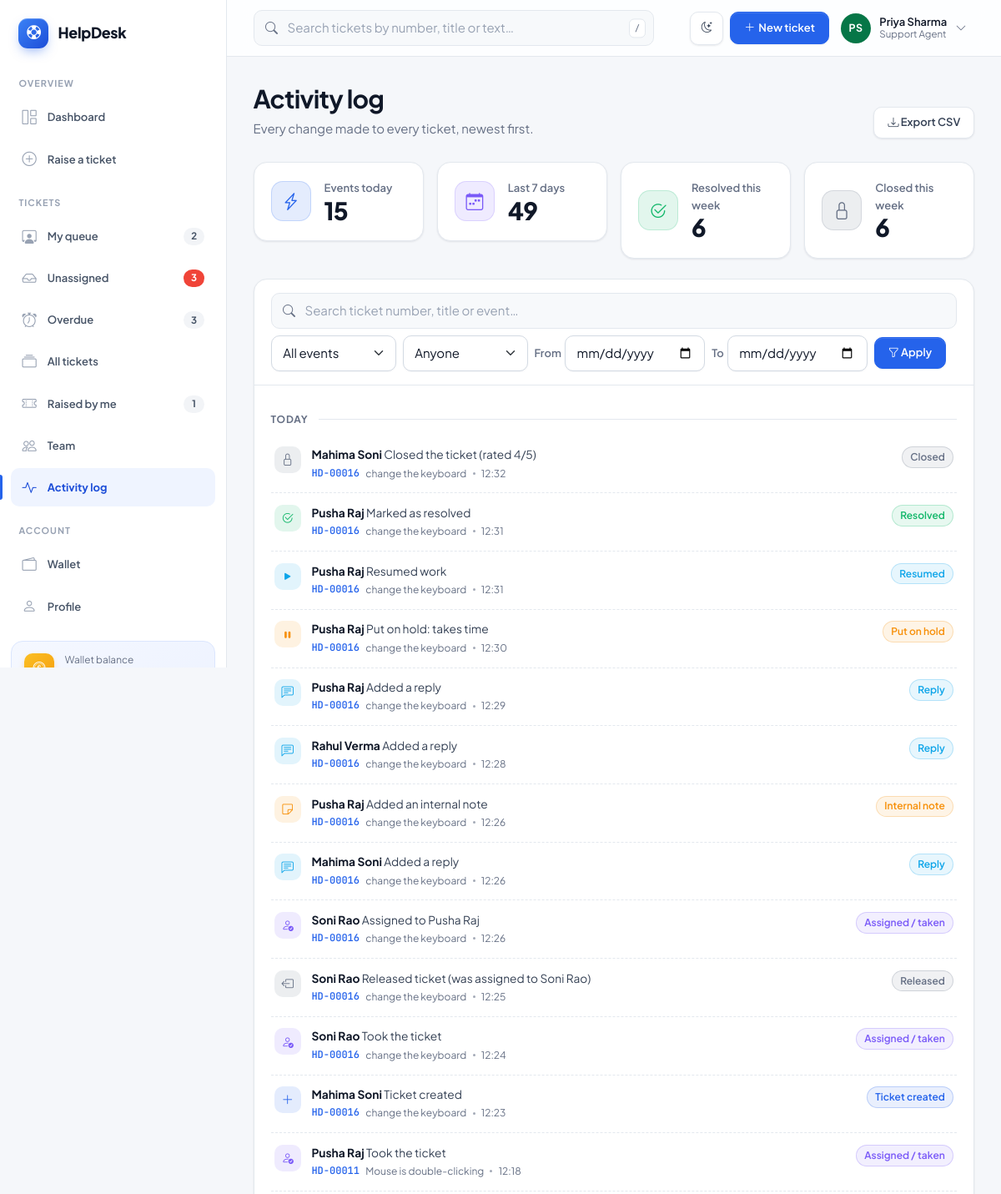
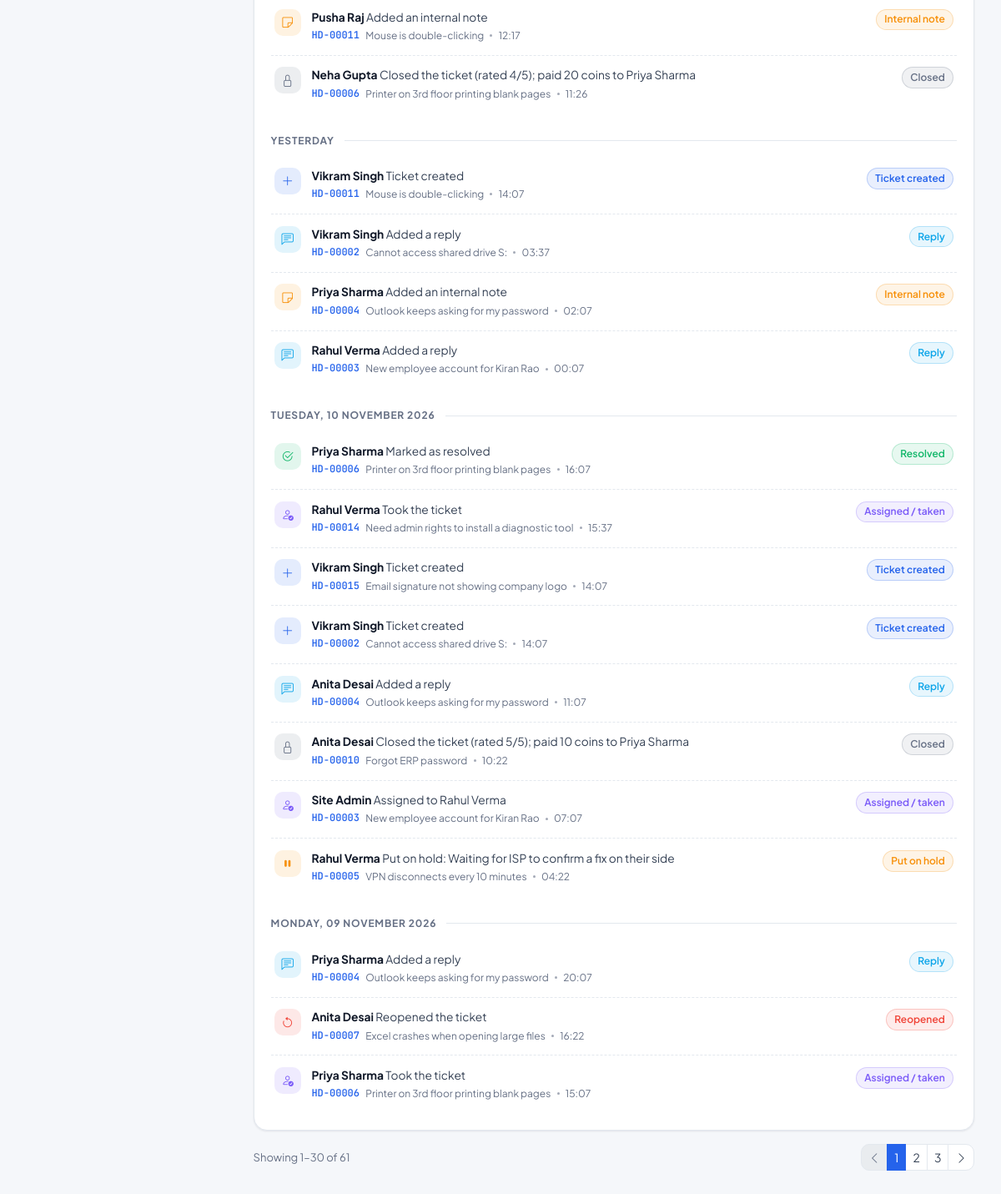
Page /activity/ (signed in) on the committed database (2 pictures, top to bottom).
### myapp/models.py (models this page shows, shortened)
class UserProfile(models.Model):
    ROLE_CUSTOMER = 'customer'
    ROLE_AGENT = 'agent'
    ROLE_ADMIN = 'admin'
    ROLE_CHOICES = [
        (ROLE_CUSTOMER, 'Customer'),
        (ROLE_AGENT, 'Support Agent'),
        (ROLE_ADMIN, 'Administrator'),
    ]
    user = models.OneToOneField(User, on_delete=models.CASCADE, related_name='profile')
    role = models.CharField(max_length=20, choices=ROLE_CHOICES, default=ROLE_CUSTOMER)
    phone = models.CharField(max_length=20, blank=True)
    department = models.CharField(max_length=100, blank=True)
    address = models.CharField(max_length=200, blank=True)
    city = models.CharField(max_length=100, blank=True)
    state = models.CharField(max_length=100, blank=True)
    @property
    def is_staff_member(self):
        return self.role in (self.ROLE_AGENT, self.ROLE_ADMIN) or self.user.is_superuser

class TicketActivity(models.Model):
    ticket = models.ForeignKey(Ticket, on_delete=models.CASCADE, related_name='activities')
    actor = models.ForeignKey(User, on_delete=models.SET_NULL, null=True, related_name='ticket_activities')
    message = models.CharField(max_length=255)
    created_at = models.DateTimeField(auto_now_add=True)
    class Meta:
        ordering = ['-created_at']
        verbose_name_plural = 'ticket activities'

class Ticket(models.Model):
    STATUS_OPEN = 'open'
    STATUS_IN_PROGRESS = 'in_progress'
    STATUS_ON_HOLD = 'on_hold'
    STATUS_RESOLVED = 'resolved'
    STATUS_CLOSED = 'closed'
    STATUS_REOPENED = 'reopened'
    STATUS_CHOICES = [
        (STATUS_OPEN, 'Open'),
        (STATUS_IN_PROGRESS, 'In Progress'),
        (STATUS_ON_HOLD, 'On Hold'),
        (STATUS_RESOLVED, 'Resolved'),
        (STATUS_CLOSED, 'Closed'),
        (STATUS_REOPENED, 'Reopened'),
    ]
    ACTIVE_STATUSES = (STATUS_OPEN, STATUS_IN_PROGRESS, STATUS_ON_HOLD, STATUS_REOPENED)
    PRIORITY_LOW = 'low'
    PRIORITY_MEDIUM = 'medium'
    PRIORITY_HIGH = 'high'
    PRIORITY_URGENT = 'urgent'
    PRIORITY_CHOICES = [
        (PRIORITY_LOW, 'Low'),
        (PRIORITY_MEDIUM, 'Medium'),
        (PRIORITY_HIGH, 'High'),
        (PRIORITY_URGENT, 'Urgent'),
    ]
    STATUS_BADGES = {
        STATUS_OPEN: 'primary',
        STATUS_IN_PROGRESS: 'info',
        STATUS_ON_HOLD: 'warning',
        STATUS_RESOLVED: 'success',
        STATUS_CLOSED: 'secondary',
        STATUS_REOPENED: 'danger',
    }
    PRIORITY_BADGES = {
        PRIORITY_LOW: 'secondary',
        PRIORITY_MEDIUM: 'info',
        PRIORITY_HIGH: 'warning',
        PRIORITY_URGENT: 'danger',
    }
    title = models.CharField(max_length=150)
    description = models.TextField()
    category = models.ForeignKey(Category, on_delete=models.SET_NULL, null=True, blank=True, related_name='tickets')
    priority = models.CharField(max_length=10, choices=PRIORITY_CHOICES, default=PRIORITY_MEDIUM)
    status = models.CharField(max_length=20, choices=STATUS_CHOICES, default=STATUS_OPEN)
    created_by = models.ForeignKey(User, on_delete=models.CASCADE, related_name='tickets_created')
    assigned_to = models.ForeignKey(
        User, on_delete=models.SET_NULL, null=True, blank=True, related_name='tickets_assigned'
    )
    due_date = models.DateField(null=True, blank=True)
    reward = models.PositiveIntegerField(
        default=0, help_text='Coins paid to the agent when the requester closes the ticket.'
    )
    attachment = models.FileField(upload_to='ticket_attachments/', blank=True, validators=[validate_attachment])
    resolution = models.TextField(blank=True)
    rating = models.PositiveSmallIntegerField(
        null=True, blank=True, validators=[MinValueValidator(1), MaxValueValidator(5)]
    )
    feedback = models.TextField(blank=True)
    created_at = models.DateTimeField(auto_now_add=True)
    updated_at = models.DateTimeField(auto_now=True)
    resolved_at = models.DateTimeField(null=True, blank=True)
    closed_at = models.DateTimeField(null=True, blank=True)
    class Meta:
        ordering = ['-created_at']
    @property
    def number(self):
        return f'HD-{self.pk:05d}' if self.pk else 'HD-NEW'

### myapp/views.py (the view, shortened to what this page needs)
# urls.py: path('activity/', views.activity_log, name='activity_log'),
@login_required
def activity_log(request):
    user = request.user
    staff = is_staff_member(user)
    activities = TicketActivity.objects.select_related('ticket', 'actor')
    if not staff:
        activities = activities.filter(ticket__created_by=user).exclude(kind_q('note'))
    form = ActivityFilterForm(request.GET or None, staff=staff)
    if staff and request.GET.get('export') == 'csv':
        return export_activity_csv(activities)
    today = timezone.localdate()
    base = TicketActivity.objects.all() if staff else TicketActivity.objects.filter(ticket__created_by=user)
    stats = {
        'today': base.filter(created_at__gte=timezone.make_aware(datetime.combine(today, time.min))).count(),
        'week': base.filter(created_at__gte=timezone.make_aware(datetime.combine(today - timedelta(days=6), time.min))).count(),
        'resolved_week': base.filter(kind_q('resolved'), created_at__gte=timezone.make_aware(datetime.combine(today - timedelta(days=6), time.min))).count(),
        'closed_week': base.filter(kind_q('closed'), created_at__gte=timezone.make_aware(datetime.combine(today - timedelta(days=6), time.min))).count(),
    }
    page = Paginator(activities, 30).get_page(request.GET.get('page'))
    query = request.GET.copy()
    query.pop('page', None)
    query.pop('export', None)
    return render(request, 'activity/list.html', {
        'form': form, 'page': page, 'query': query.urlencode(), 'stats': stats,
        'has_filters': any(request.GET.get(k) for k in ('q', 'kind', 'actor', 'date_from', 'date_to')),
    })

### myapp/forms.py (shortened to what this page needs)
class ActivityFilterForm(BootstrapMixin, forms.Form):
    q = forms.CharField(required=False, widget=forms.TextInput(attrs={'placeholder': 'Search ticket number, title or event…'}))
    kind = forms.ChoiceField(choices=[('', 'All events')] + KIND_CHOICES, required=False)
    actor = forms.ModelChoiceField(queryset=User.objects.none(), required=False, empty_label='Anyone')
    date_from = forms.DateField(required=False, widget=forms.DateInput(attrs={'type': 'date'}, format='%Y-%m-%d'))
    date_to = forms.DateField(required=False, widget=forms.DateInput(attrs={'type': 'date'}, format='%Y-%m-%d'))
    def __init__(self, *args, staff=False, **kwargs):
        super().__init__(*args, **kwargs)
        if staff:
            self.fields['actor'].queryset = User.objects.filter(ticket_activities__isnull=False).distinct().order_by('first_name', 'username')
            self.fields['actor'].label_from_instance = lambda u: u.get_full_name() or u.username
        else:
            self.fields.pop('actor')
            self.fields['kind'].choices = [c for c in self.fields['kind'].choices if c[0] != 'note']

### myapp/activity.py (called while the page is built)
def kind_of(message):
    for key, label, icon, tone, prefixes in KINDS:
        if any(message.startswith(p) for p in prefixes):
            return {'key': key, 'label': label, 'icon': icon, 'tone': tone}
    return _OTHER

def kind_q(key):
    q = Q()
    for prefix in _BY_KEY[key][4]:
        q |= Q(message__startswith=prefix)
    return q

### myapp/context_processors.py (called while the page is built)
def asset_version():
    try:
        return str(int(max((STATIC_DIR / name).stat().st_mtime for name in ('app.css', 'app.js'))))
    except OSError:
        return '1'

### myapp/forms.py (called while the page is built)
    def full_clean(self):
        super().full_clean()
        for name in self.errors:
            if name in self.fields:
                widget = self.fields[name].widget
                widget.attrs['class'] = f"{widget.attrs.get('class', '')} is-invalid".strip()

### myapp/permissions.py (called while the page is built)
def get_profile(user):
    try:
        return user.profile
    except UserProfile.DoesNotExist:
        role = UserProfile.ROLE_ADMIN if user.is_superuser else UserProfile.ROLE_CUSTOMER
        profile, _ = UserProfile.objects.get_or_create(user=user, defaults={'role': role})
        return profile

def get_wallet(user):
    wallet, _ = Account.objects.get_or_create(user=user)
    return wallet

def is_admin(user):
    return user.is_authenticated and (user.is_superuser or get_profile(user).role == UserProfile.ROLE_ADMIN)

### myapp/templatetags/helpdesk.py (called while the page is built)
@register.filter
def activity_kind(message):
    return kind_of(message or '')

### myapp/templates/activity/list.html (shortened to what this page needs)
{% extends 'base.html' %}
{% load helpdesk humanize %}
{% block content %}
<div class="page-header">
  <div>
    <h1>Activity log</h1>
    <p class="subtitle">{% if is_staff_member %}Every change made to every ticket, newest first.{% else %}Everything that has happened on your tickets, newest first.{% endif %}</p>
  </div>
  {% if is_staff_member %}
    <a href="?{% if query %}{{ query }}&{% endif %}export=csv" class="btn btn-light-subtle"><i class="bi bi-download"></i> Export CSV</a>
  {% endif %}
</div>
<div class="row g-3 mb-4">
  <div class="col-6 col-xl-3"><div class="card"><div class="stat">
    <span class="stat-icon tone-primary"><i class="bi bi-lightning-charge"></i></span>
    <div><div class="stat-label">Events today</div><div class="stat-value">{{ stats.today }}</div></div>
  </div></div></div>
  <div class="col-6 col-xl-3"><div class="card"><div class="stat">
    <span class="stat-icon tone-violet"><i class="bi bi-calendar-week"></i></span>
    <div><div class="stat-label">Last 7 days</div><div class="stat-value">{{ stats.week }}</div></div>
  </div></div></div>
  <div class="col-6 col-xl-3"><div class="card"><div class="stat">
    <span class="stat-icon tone-success"><i class="bi bi-check2-circle"></i></span>
    <div><div class="stat-label">Resolved this week</div><div class="stat-value">{{ stats.resolved_week }}</div></div>
  </div></div></div>
  <div class="col-6 col-xl-3"><div class="card"><div class="stat">
    <span class="stat-icon tone-slate"><i class="bi bi-lock"></i></span>
    <div><div class="stat-label">Closed this week</div><div class="stat-value">{{ stats.closed_week }}</div></div>
  </div></div></div>
</div>
<div class="card">
  <form method="get" class="card-header flex-wrap gap-2" novalidate>
    <div class="topbar-search flex-grow-1" style="min-width: 220px; max-width: none">
      {{ form.q }}
    </div>
    <div class="d-flex flex-wrap align-items-center gap-2 filter-controls">
      {{ form.kind }}
      {% if form.actor %}{{ form.actor }}{% endif %}
      <div class="d-flex align-items-center gap-1 date-range">
        <label for="{{ form.date_from.id_for_label }}" class="small text-muted">From</label>{{ form.date_from }}
        <label for="{{ form.date_to.id_for_label }}" class="small text-muted ms-1">To</label>{{ form.date_to }}
      </div>
      <button class="btn btn-primary" type="submit"><i class="bi bi-funnel"></i> Apply</button>
    </div>
  </form>
  <div class="card-body pt-2">
    {% if page.object_list %}
      {% for a in page.object_list %}
        {% ifchanged a.created_at|date:"Y-m-d" %}
          {% if not forloop.first %}</ul>{% endif %}
          <div class="day-heading">
            <span>{{ a.created_at|naturalday:"l, d F Y"|capfirst }}</span>
          </div>
          <ul class="feed feed-log">
        {% endifchanged %}
        {% include 'partials/activity_item.html' with a=a %}
        {% if forloop.last %}</ul>{% endif %}
      {% endfor %}
    {% else %}
      <div class="empty-state">
        <div class="icon"><i class="bi bi-activity"></i></div>
        <h3>No activity found</h3>
        <p class="small mb-0">{% if has_filters %}Try changing the filters.{% else %}Changes to tickets will appear here.{% endif %}</p>
      </div>
    {% endif %}
  </div>
</div>
{% include 'partials/pagination.html' %}
{% endblock %}

### myapp/templates/partials/topbar.html (shortened to what this page needs)
{% load helpdesk %}
<header class="topbar">
  <form class="topbar-search d-none d-sm-block" action="{% url 'ticket_list' %}" method="get" role="search">
    <input id="global-search" class="form-control" type="search" name="q" value="{{ request.GET.q }}" placeholder="Search tickets by number, title or text…" aria-label="Search tickets">
    <kbd class="d-none d-md-inline">/</kbd>
  </form>
  <div class="ms-auto d-flex align-items-center gap-2">
    <button class="btn btn-light-subtle btn-icon" type="button" data-theme-toggle aria-label="Toggle dark mode" title="Toggle dark mode">
      <i class="bi bi-moon-stars theme-icon-light"></i>
    </button>
    <a href="{% url 'ticket_create' %}" class="btn btn-primary d-none d-md-inline-flex align-items-center gap-1"><i class="bi bi-plus-lg"></i> New ticket</a>
    <div class="dropdown">
      <a class="user-menu-toggle" href="#" role="button" data-bs-toggle="dropdown" aria-expanded="false">
        {% avatar user %}
        <span class="d-none d-md-block lh-sm text-start">
          <span class="d-block fw-semibold small">{{ user|display_name }}</span>
          <span class="d-block text-muted" style="font-size:.72rem">{{ current_profile.get_role_display }}</span>
        </span>
        <i class="bi bi-chevron-down small text-muted d-none d-md-inline"></i>
      </a>
    </div>
  </div>
</header>

### myapp/templates/partials/activity_item.html
{% load helpdesk humanize %}
{% with k=a.message|activity_kind %}
<li class="feed-item">
  <span class="feed-icon tone-{{ k.tone }}" title="{{ k.label }}"><i class="bi {{ k.icon }}"></i></span>
  <div class="feed-body">
    <div class="feed-text"><strong>{{ a.actor|display_name }}</strong> <span class="feed-msg">{{ a.message }}</span></div>
    <div class="feed-meta">
      <a href="{% url 'ticket_detail' a.ticket_id %}" class="ticket-num text-primary">{{ a.ticket.number }}</a>
      {% if not compact %}<span class="text-truncate">{{ a.ticket.title }}</span>{% endif %}
      <span class="dot-sep"></span>
      {% if compact %}<span title="{{ a.created_at }}">{{ a.created_at|naturaltime }}</span>{% else %}<span title="{{ a.created_at|naturaltime }}">{{ a.created_at|date:"H:i" }}</span>{% endif %}
    </div>
  </div>
  {% if not compact %}<span class="chip tone-chip tone-{{ k.tone }} d-none d-md-inline-flex">{{ k.label }}</span>{% endif %}
</li>
{% endwith %}

### rows in the picture
UserProfile: role "Support Agent"
TicketActivity: created_at "TODAY", actor|display_name "Mahima Soni", message "Closed the ticket (rated 4/5)", ticket.number "HD-00016", ticket "change the keyboard", created_at "12:32", label "Closed"
TicketActivity: actor|display_name "Pusha Raj", message "Marked as resolved", ticket.number "HD-00016", ticket "change the keyboard", created_at "12:31", label "Resolved"
TicketActivity: actor|display_name "Pusha Raj", message "Resumed work", ticket.number "HD-00016", ticket "change the keyboard", created_at "12:31", label "Resumed"
TicketActivity: actor|display_name "Pusha Raj", message "Put on hold: takes time", ticket.number "HD-00016", ticket "change the keyboard", created_at "12:30", label "Put on hold"
TicketActivity: actor|display_name "Pusha Raj", message "Added a reply", ticket.number "HD-00016", ticket "change the keyboard", created_at "12:29", label "Reply"
TicketActivity: actor|display_name "Rahul Verma", message "Added a reply", ticket.number "HD-00016", ticket "change the keyboard", created_at "12:28", label "Reply"
TicketActivity: actor|display_name "Pusha Raj", message "Added an internal note", ticket.number "HD-00016", ticket "change the keyboard", created_at "12:26", label "Internal note"
TicketActivity: actor|display_name "Mahima Soni", message "Added a reply", ticket.number "HD-00016", ticket "change the keyboard", created_at "12:26", label "Reply"
TicketActivity: actor|display_name "Soni Rao", message "Assigned to Pusha Raj", ticket.number "HD-00016", ticket "change the keyboard", created_at "12:26", label "Assigned / taken"
TicketActivity: actor|display_name "Soni Rao", message "Released ticket (was assigned to Soni Rao)", ticket.number "HD-00016", ticket "change the keyboard", created_at "12:25", label "Released"
TicketActivity: actor|display_name "Soni Rao", message "Took the ticket", ticket.number "HD-00016", ticket "change the keyboard", created_at "12:24", label "Assigned / taken"
TicketActivity: actor|display_name "Mahima Soni", message "Ticket created", ticket.number "HD-00016", ticket "change the keyboard", created_at "12:23", label "Ticket created"
TicketActivity: actor|display_name "Pusha Raj", message "Took the ticket", ticket.number "HD-00011", ticket "Mouse is double-clicking", created_at "12:18", label "Assigned / taken"
TicketActivity: actor|display_name "Pusha Raj", message "Added an internal note", ticket.number "HD-00011", ticket "Mouse is double-clicking", created_at "12:17", label "Internal note"
TicketActivity: actor|display_name "Neha Gupta", message "Closed the ticket (rated 4/5); paid 20 coins to Priya Sharma", ticket.number "HD-00006", ticket "Printer on 3rd floor printing blank pages", created_at "11:26", label "Closed"
TicketActivity: created_at "YESTERDAY", actor|display_name "Vikram Singh", message "Ticket created", ticket.number "HD-00011", ticket "Mouse is double-clicking", created_at "14:07", label "Ticket created"
TicketActivity: actor|display_name "Vikram Singh", message "Added a reply", ticket.number "HD-00002", ticket "Cannot access shared drive S:", created_at "03:37", label "Reply"
TicketActivity: actor|display_name "Priya Sharma", message "Added an internal note", ticket.number "HD-00004", ticket "Outlook keeps asking for my password", created_at "02:07", label "Internal note"
TicketActivity: actor|display_name "Rahul Verma", message "Added a reply", ticket.number "HD-00003", ticket "New employee account for Kiran Rao", created_at "00:07", label "Reply"
TicketActivity: created_at "TUESDAY, 10 NOVEMBER 2026", actor|display_name "Priya Sharma", message "Marked as resolved", ticket.number "HD-00006", ticket "Printer on 3rd floor printing blank pages", created_at "16:07", label "Resolved"
TicketActivity: actor|display_name "Rahul Verma", message "Took the ticket", ticket.number "HD-00014", ticket "Need admin rights to install a diagnostic tool", created_at "15:37", label "Assigned / taken"
TicketActivity: actor|display_name "Vikram Singh", message "Ticket created", ticket.number "HD-00015", ticket "Email signature not showing company logo", created_at "14:07", label "Ticket created"
TicketActivity: actor|display_name "Vikram Singh", message "Ticket created", ticket.number "HD-00002", ticket "Cannot access shared drive S:", created_at "14:07", label "Ticket created"
TicketActivity: actor|display_name "Anita Desai", message "Added a reply", ticket.number "HD-00004", ticket "Outlook keeps asking for my password", created_at "11:07", label "Reply"
TicketActivity: actor|display_name "Anita Desai", message "Closed the ticket (rated 5/5); paid 10 coins to Priya Sharma", ticket.number "HD-00010", ticket "Forgot ERP password", created_at "10:22", label "Closed"
TicketActivity: actor|display_name "Site Admin", message "Assigned to Rahul Verma", ticket.number "HD-00003", ticket "New employee account for Kiran Rao", created_at "07:07", label "Assigned / taken"
TicketActivity: actor|display_name "Rahul Verma", message "Put on hold: Waiting for ISP to confirm a fix on their side", ticket.number "HD-00005", ticket "VPN disconnects every 10 minutes", created_at "04:22", label "Put on hold"
TicketActivity: created_at "MONDAY, 09 NOVEMBER 2026", actor|display_name "Priya Sharma", message "Added a reply", ticket.number "HD-00004", ticket "Outlook keeps asking for my password", created_at "20:07", label "Reply"
TicketActivity: actor|display_name "Anita Desai", message "Reopened the ticket", ticket.number "HD-00007", ticket "Excel crashes when opening large files", created_at "16:22", label "Reopened"
TicketActivity: actor|display_name "Priya Sharma", message "Took the ticket", ticket.number "HD-00006", ticket "Printer on 3rd floor printing blank pages", created_at "15:07", label "Assigned / taken"

### other values in the picture
{{ nav_counts.queue }} "2"
{{ nav_counts.unassigned }} "3"
{{ nav_counts.overdue }} "3"
{{ nav_counts.my_active }} "1"
{{ user|display_name }} "Priya Sharma"
{{ stats.today }} "15"
{{ stats.week }} "49"
{{ stats.resolved_week }} "6"
{{ stats.closed_week }} "6"
{{ page.start_index }} "1"
{{ page.end_index }} "30"
{{ page.paginator.count }} "61"
{{ n }} "1"
{{ n }} "2" "3"
